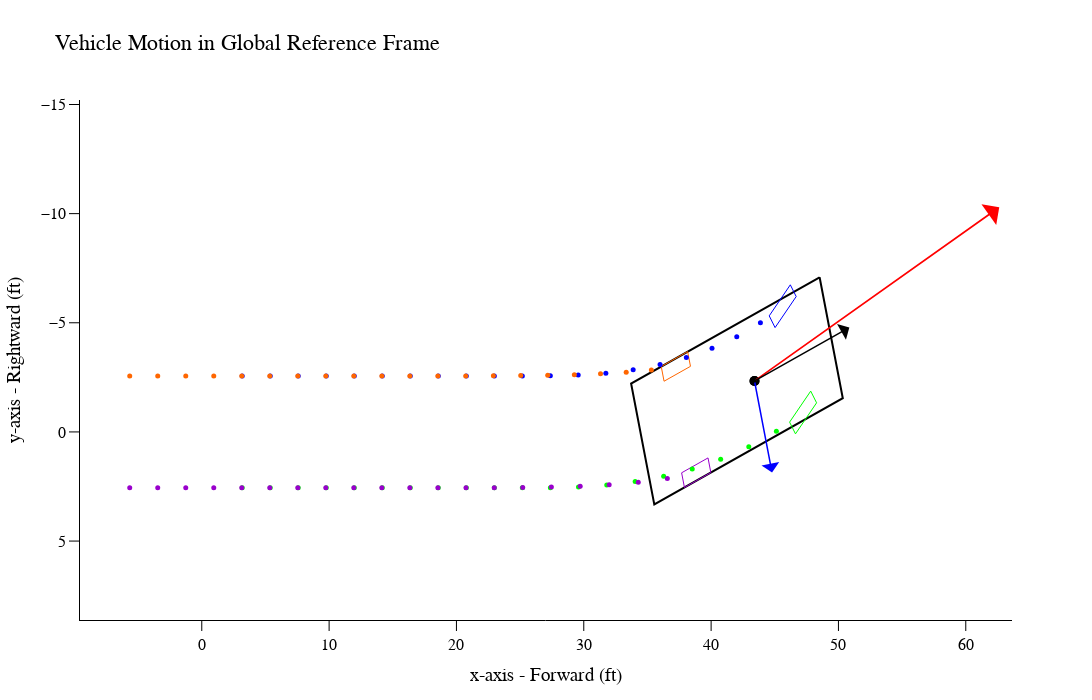

The code cell stored with this chart in its notebook:
### Code cell
run.global_motion(20)

### Figure 1 — Plotly figure (JSON) as saved in the notebook; plotly's stock layout.template omitted (floating-point values rounded to 4 significant figures)
{"data": [{"line": {"color": "rgb(0, 0, 0)", "width": 2}, "mode": "lines", "name": "body", "type": "scatter", "x": [48.52, 50.34, 35.54, 33.72, 48.52], "y": [-7.085, -1.543, 3.324, -2.218, -7.085]}, {"line": {"color": "rgb(0, 0, 255)", "width": 1}, "mode": "lines", "name": "LF", "type": "scatter", "x": [46.22, 46.68, 45.02, 44.56, 46.22], "y": [-6.739, -6.201, -4.78, -5.318, -6.739]}, {"line": {"color": "rgb(0, 255, 0)", "width": 1}, "mode": "lines", "name": "RF", "type": "scatter", "x": [47.82, 48.28, 46.63, 46.16, 47.82], "y": [-1.87, -1.333, 0.08863, -0.4491, -1.87]}, {"line": {"color": "rgb(153, 0, 204)", "width": 1}, "mode": "lines", "name": "RR", "type": "scatter", "x": [39.76, 39.98, 37.91, 37.68, 39.76], "y": [1.191, 1.864, 2.546, 1.873, 1.191]}, {"line": {"color": "rgb(255, 102, 0)", "width": 1}, "mode": "lines", "name": "LR", "type": "scatter", "x": [38.16, 38.38, 36.3, 36.08, 38.16], "y": [-3.678, -3.005, -2.323, -2.996, -3.678]}, {"customdata": [2, 2], "hovertemplate": "<b>x</b>:%{x:.1f}<br><b>Y</b>: %{y:.1f}<br><b>time</b>: %{customdata:.3f}", "marker": {"color": "rgb(0, 0, 0)", "size": 10}, "mode": "markers", "name": "CG", "type": "scatter", "x": [43.41, 43.41], "y": [-2.333, -2.333]}, {"marker": {"color": "rgb(0, 0, 255)", "size": 5, "symbol": ["circle", "circle", "circle", "circle", "circle", "circle", "circle", "circle", "circle", "circle", "circle", "circle", "circle", "circle", "circle", "circle", "circle", "circle", "circle", "circle"]}, "mode": "markers", "name": "LF", "type": "scatter", "x": [3.175, 5.375, 7.575, 9.775, 11.98, 14.18, 16.38, 18.58, 20.78, 22.98, 25.18, 27.37, 29.56, 31.73, 33.88, 35.99, 38.06, 40.07, 42.01, 43.87], "y": [-2.562, -2.562, -2.562, -2.562, -2.562, -2.562, -2.562, -2.562, -2.562, -2.562, -2.562, -2.57, -2.605, -2.692, -2.848, -3.085, -3.411, -3.834, -4.362, -5.002]}, {"marker": {"color": "rgb(0, 255, 0)", "size": 5, "symbol": ["circle", "circle", "circle", "circle", "circle", "circle", "circle", "circle", "circle", "circle", "circle", "circle", "circle", "circle", "circle", "circle", "circle", "circle", "circle", "circle"]}, "mode": "markers", "name": "RF", "type": "scatter", "x": [3.175, 5.375, 7.575, 9.775, 11.98, 14.18, 16.38, 18.58, 20.78, 22.98, 25.18, 27.38, 29.59, 31.8, 34.04, 36.27, 38.52, 40.75, 42.96, 45.13], "y": [2.562, 2.562, 2.562, 2.562, 2.562, 2.562, 2.562, 2.562, 2.562, 2.562, 2.562, 2.555, 2.52, 2.433, 2.274, 2.032, 1.694, 1.246, 0.6753, -0.03289]}, {"marker": {"color": "rgb(153, 0, 204)", "size": 5, "symbol": ["circle", "circle", "circle", "circle", "circle", "circle", "circle", "circle", "circle", "circle", "circle", "circle", "circle", "circle", "circle", "circle", "circle", "circle", "circle", "circle"]}, "mode": "markers", "name": "RR", "type": "scatter", "x": [-5.658, -3.458, -1.258, 0.9417, 3.142, 5.342, 7.542, 9.742, 11.94, 14.14, 16.34, 18.54, 20.75, 22.97, 25.21, 27.45, 29.72, 31.99, 34.28, 36.56], "y": [2.562, 2.562, 2.562, 2.562, 2.562, 2.562, 2.562, 2.562, 2.562, 2.562, 2.562, 2.562, 2.56, 2.554, 2.543, 2.523, 2.485, 2.418, 2.305, 2.128]}, {"marker": {"color": "rgb(255, 102, 0)", "size": 5, "symbol": ["circle", "circle", "circle", "circle", "circle", "circle", "circle", "circle", "circle", "circle", "circle", "circle", "circle", "circle", "circle", "circle", "circle", "circle", "circle", "circle"]}, "mode": "markers", "name": "LR", "type": "scatter", "x": [-5.658, -3.458, -1.258, 0.9417, 3.142, 5.342, 7.542, 9.742, 11.94, 14.14, 16.34, 18.54, 20.73, 22.9, 25.05, 27.17, 29.26, 31.31, 33.33, 35.31], "y": [-2.562, -2.562, -2.562, -2.562, -2.562, -2.562, -2.562, -2.562, -2.562, -2.562, -2.562, -2.563, -2.565, -2.57, -2.579, -2.594, -2.619, -2.662, -2.732, -2.841]}], "layout": {"annotations": [{"arrowcolor": "rgb(255, 0, 0)", "arrowhead": 1, "arrowsize": 2.5, "arrowwidth": 1.7, "ax": 43.41, "axref": "x", "ay": -2.333, "ayref": "y", "showarrow": true, "text": "", "x": 62.63, "xref": "x", "y": -10.29, "yref": "y"}, {"arrowcolor": "rgb(0, 0, 0)", "arrowhead": 1, "arrowsize": 2, "arrowwidth": 1.5, "ax": 43.41, "axref": "x", "ay": -2.333, "ayref": "y", "showarrow": true, "text": "", "x": 50.86, "xref": "x", "y": -4.783, "yref": "y"}, {"arrowcolor": "rgb(0, 0, 255)", "arrowhead": 1, "arrowsize": 2, "arrowwidth": 1.5, "ax": 43.41, "axref": "x", "ay": -2.333, "ayref": "y", "showarrow": true, "text": "", "x": 44.79, "xref": "x", "y": 1.862, "yref": "y"}], "autosize": false, "font": {"color": "black", "family": "Arial", "size": 16}, "height": 700, "showlegend": false, "title": {"text": "Vehicle Motion in Global Reference Frame"}, "width": 1200, "xaxis": {"linecolor": "black", "linewidth": 1, "showgrid": false, "showline": true, "tickcolor": "black", "ticklen": 10, "ticks": "outside", "tickwidth": 1, "title": {"text": "x-axis - Forward (ft)"}, "zeroline": false}, "yaxis": {"autorange": "reversed", "linecolor": "black", "linewidth": 1, "scaleanchor": "x", "scaleratio": 1.714, "showgrid": false, "showline": true, "tickcolor": "black", "ticklen": 10, "ticks": "outside", "tickwidth": 1, "title": {"text": "y-axis - Rightward (ft)"}, "zeroline": false}}}
